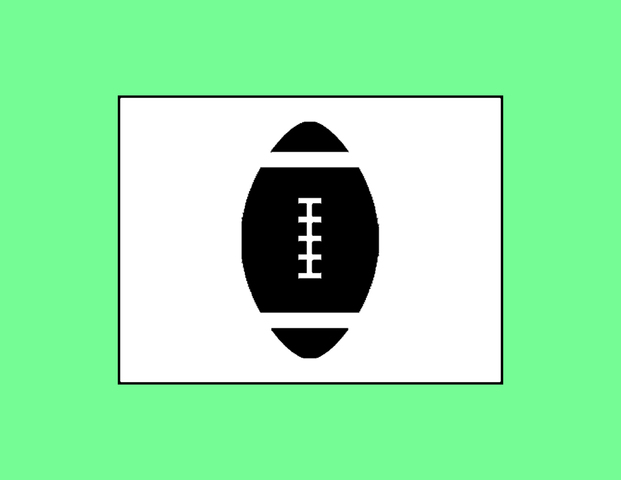
#> input picture object/ball.jpg, 621 x 480 px, given in place of Go.jpg, which was not available
$ python objectdetection.py   (Python 2 division)   (older library calls are emulated)
#> lines starting #> are read from the running program, lines starting #| are printed output that depends on the picture; after the words box and inside, x2 and y2 are one past the last pixel; in counts of white or black regions, pixels touching at a corner belong together; pictures that were not available may be replaced by others from this repository, and a replacement may not be noted
# import the necessary packages
import time
import cv2
import numpy as np

#Difference Variable
minDiff = 10000
minSquareArea = 5000
match = -1

#Frame width & Height
w=640
h=480

#Reference Images Display name & Original Name
ReferenceImages = ["ArrowL.jpg","ArrowR.jpg","ArrowT.jpg"]
ReferenceTitles = ["Turn Left 90","Turn Right 90","Turn Around"]

#define class for References Images
class Symbol:
    def __init__(self):
        self.img = 0
        self.name = 0

#define class instances (6 objects for 6 different images)
symbol= [Symbol() for i in range(3)]

imageGo =cv2.imread("Go.jpg", cv2.COLOR_BGR2GRAY)
#> imageGo is the input picture: shape (480, 621, 3); mean B, G, R 168.5, 232.9, 148.4
imageGoresize = cv2.resize(imageGo,(w/2,h/2),interpolation = cv2.INTER_AREA)
cv2.imshow("Go",imageGoresize);

def readRefImages():
    for count in range(3):
        image = cv2.imread(ReferenceImages[count], cv2.COLOR_BGR2GRAY)
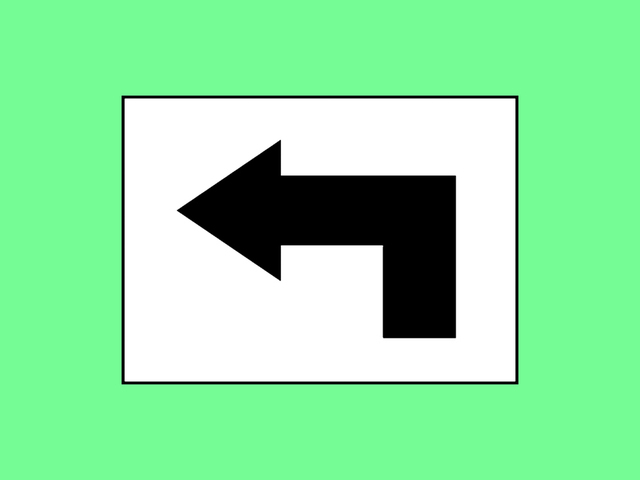
#> input picture object/ArrowL.jpg, 640 x 480 px
#> image is the input picture: shape (480, 640, 3); mean B, G, R 163.4, 227.9, 143.3
#> in main, `gray = cv2.cvtColor(OriginalFrame, cv2.COLOR_BGR2GRAY)`:
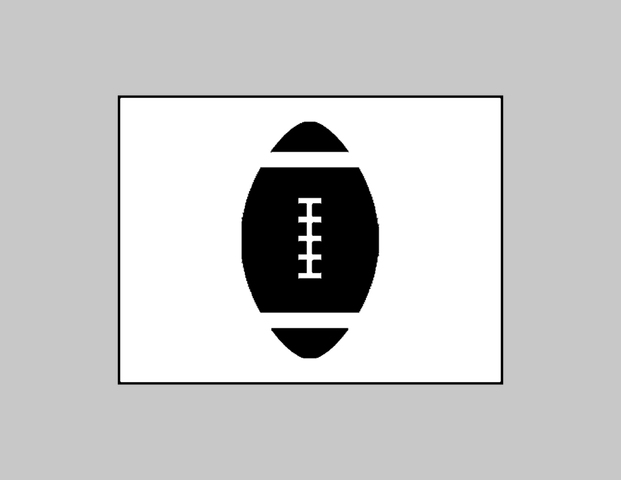
#> gray: shape (480, 621); min 0, max 255, mean 200.4
        symbol[count].img = cv2.resize(image,(w/2,h/2),interpolation = cv2.INTER_AREA)
        symbol[count].name = ReferenceTitles[count]
        #cv2.imshow(symbol[count].name,symbol[count].img);


def order_points(pts):
        # initialzie a list of coordinates that will be ordered
        # such that the first entry in the list is the top-left,
        # the second entry is the top-right, the third is the
        # bottom-right, and the fourth is the bottom-left
        rect = np.zeros((4, 2), dtype = "float32")

        # the top-left point will have the smallest sum, whereas
        # the bottom-right point will have the largest sum
        s = pts.sum(axis = 1)
        rect[0] = pts[np.argmin(s)]
        rect[2] = pts[np.argmax(s)]

        # now, compute the difference between the points, the
        # top-right point will have the smallest difference,
        # whereas the bottom-left will have the largest difference
        diff = np.diff(pts, axis = 1)
        rect[1] = pts[np.argmin(diff)]
        rect[3] = pts[np.argmax(diff)]

        # return the ordered coordinates
        return rect

def four_point_transform(image, pts):
        # obtain a consistent order of the points and unpack them
        # individually
        rect = order_points(pts)
        (tl, tr, br, bl) = rect

        maxWidth = w/2
        maxHeight = h/2

        dst = np.array([
                [0, 0],
                [maxWidth - 1, 0],
                [maxWidth - 1, maxHeight - 1],
                [0, maxHeight - 1]], dtype = "float32")

        # compute the perspective transform matrix and then apply it
        M = cv2.getPerspectiveTransform(rect, dst)
        warped = cv2.warpPerspective(image, M, (maxWidth, maxHeight))

        # return the warped image
        return warped


def auto_canny(image, sigma=0.33):
        # compute the median of the single channel pixel intensities
#> called with sigma = 0.33
        v = np.median(image)
#> v = 200

        # apply automatic Canny edge detection using the computed median
        lower = int(max(0, (1.0 - sigma) * v))
#> lower = 134
        upper = int(min(255, (1.0 + sigma) * v))
#> upper = 255
        edged = cv2.Canny(image, lower, upper)
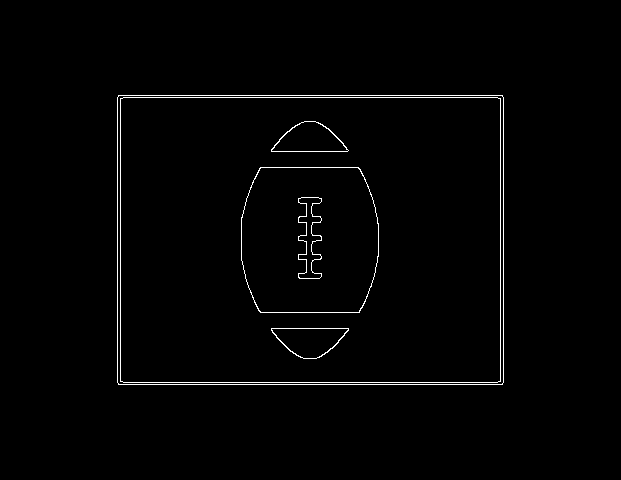
#> edged: shape (480, 621); 1.3% white in thin lines or dots, all inside (x1, y1, x2, y2) = (117, 95, 504, 385)

        # return the edged image
        return edged


def resize_and_threshold_warped(image):
        #Resize the corrected image to proper size & convert it to grayscale
        #warped_new =  cv2.resize(image,(w/2, h/2))
        warped_new_gray = cv2.cvtColor(image, cv2.COLOR_BGR2GRAY)

        #Smoothing Out Image
        blur = cv2.GaussianBlur(warped_new_gray,(5,5),0)

        #Calculate the maximum pixel and minimum pixel value & compute threshold
        min_val, max_val, min_loc, max_loc = cv2.minMaxLoc(blur)
        threshold = (min_val + max_val)/2

        #Threshold the image
        ret, warped_processed = cv2.threshold(warped_new_gray, threshold, 255, cv2.THRESH_BINARY)

        #return the thresholded image
        return warped_processed


def main():

    #Font Type
    font = cv2.FONT_HERSHEY_SIMPLEX


    # initialize the camera and grab a reference to the raw camera capture
    video = cv2.VideoCapture(0)

    #Windows to display frames
    cv2.namedWindow("Main Frame", cv2.WINDOW_AUTOSIZE)
    cv2.namedWindow("Matching Operation", cv2.WINDOW_AUTOSIZE)
    cv2.namedWindow("Corrected Perspective", cv2.WINDOW_AUTOSIZE)
    cv2.namedWindow("Contours", cv2.WINDOW_AUTOSIZE)

    #Read all the reference images
    readRefImages()

    # capture frames from the camera
    while True:
            ret, OriginalFrame = video.read()
            gray = cv2.cvtColor(OriginalFrame, cv2.COLOR_BGR2GRAY)
            blurred = cv2.GaussianBlur(gray,(3,3),0)

            #Detecting Edges
            edges = auto_canny(blurred)

            #Contour Detection & checking for squares based on the square area
            cntr_frame, contours, hierarchy = cv2.findContours(edges,cv2.RETR_TREE,cv2.CHAIN_APPROX_SIMPLE)
#> contours = 12 contours; largest, box (x1, y1, x2, y2) and area: (117, 95, 504, 385) 111548, (117, 95, 504, 385) 111546, (120, 97, 501, 383) 108290, (120, 97, 501, 383) 108288, (241, 167, 379, 313) 18148

            for cnt in contours:
                    approx = cv2.approxPolyDP(cnt,0.01*cv2.arcLength(cnt,True),True)

                    if len(approx)==4:
                            area = cv2.contourArea(approx)

                            if area > minSquareArea:
                                    cv2.drawContours(OriginalFrame,[approx],0,(0,0,255),2)
                                    warped = four_point_transform(OriginalFrame, approx.reshape(4, 2))
                                    warped_eq = resize_and_threshold_warped(warped)


                                    for i in range(3):
                                        diffImg = cv2.bitwise_xor(warped_eq, symbol[i].img)
                                        diff = cv2.countNonZero(diffImg);

                                        if diff < minDiff:
                                            match = i

                                            print symbol[i].name, diff
                                            print approx.reshape(4,2)[0]
                                            cv2.putText(OriginalFrame,symbol[i].name, (10,30), font, 1, (255,0,255), 2, cv2.LINE_AA)
                                            cv2.putText(OriginalFrame,symbol[i].name, tuple(approx.reshape(4,2)[0]), font, 1, (255,0,255), 2, cv2.LINE_AA)
                                            diff = minDiff
                                            break;

                                    cv2.imshow("Corrected Perspective", warped_eq)
                                    cv2.imshow("Matching Operation", diffImg)
                                    cv2.imshow("Contours", edges)
#> this loop made 1 pass
#> (approx, area, maxWidth in four_point_transform, maxHeight in four_point_transform, dst in four_point_transform, min_val in resize_and_threshold_warped) on pass 1: ([[118, 95], [118, 384], [502, 384], [502, 95]], 110976, 320, 240, [[0, 0], [319, 0], [319, 239], [0, 239]], 0)
#> pass 1, in four_point_transform, `warped = cv2.warpPerspective(image, M, (maxWidth, maxHeight))`:
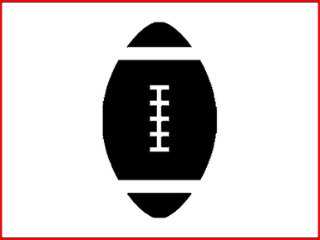
#> warped: shape (240, 320, 3); mean B, G, R 200.2, 200.2, 206.8
#> pass 1, in resize_and_threshold_warped, `warped_new_gray = cv2.cvtColor(image, cv2.COLOR_BGR2GRAY)`:
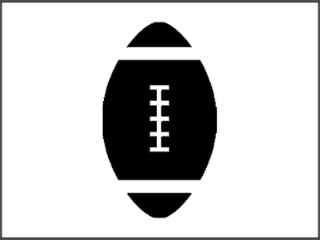
#> warped_new_gray: shape (240, 320); min 0, max 255, mean 202.2
#> pass 1, in resize_and_threshold_warped, `blur = cv2.GaussianBlur(warped_new_gray,(5,5),0)`:
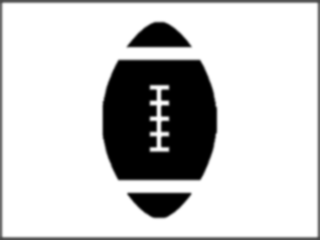
#> blur: shape (240, 320); min 0, max 255, mean 202.3
#> pass 1, in resize_and_threshold_warped, `ret, warped_processed = cv2.threshold(warped_new_gray, threshold, 255,..`:
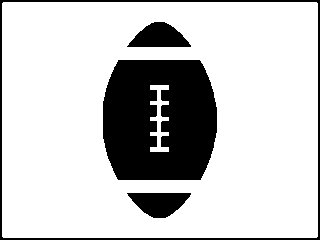
#> warped_processed: shape (240, 320); 78.9% white; 4 black regions, box (x1, y1, x2, y2) and area: (103, 60, 217, 180) 11867, (0, 0, 320, 240) 2228, (127, 193, 191, 218) 1076, (127, 22, 191, 47) 1057
#> after the loop, match = -1

            #Display Main Frame
            cv2.imshow("Main Frame", OriginalFrame)

            k = cv2.waitKey(1) & 0xFF
            #if k == 27:
                #break

    video.release()
    #cv2.destroyAllWindows()


#Run Main
if __name__ == "__main__" :
#> (the run stopped early here; a loop or call above may not have finished)
